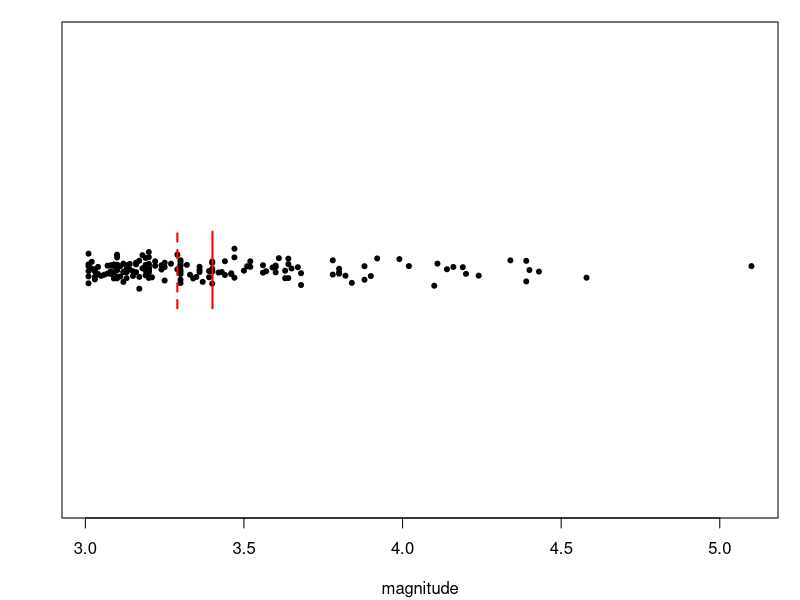
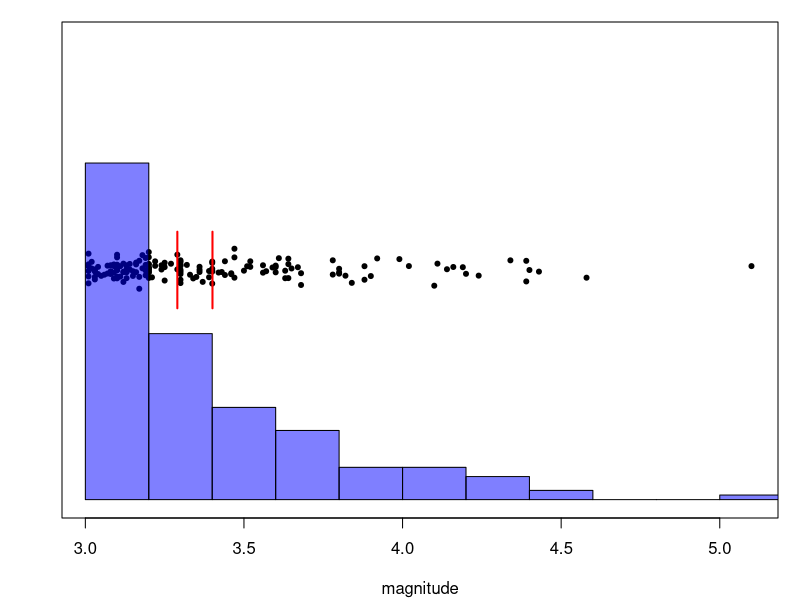
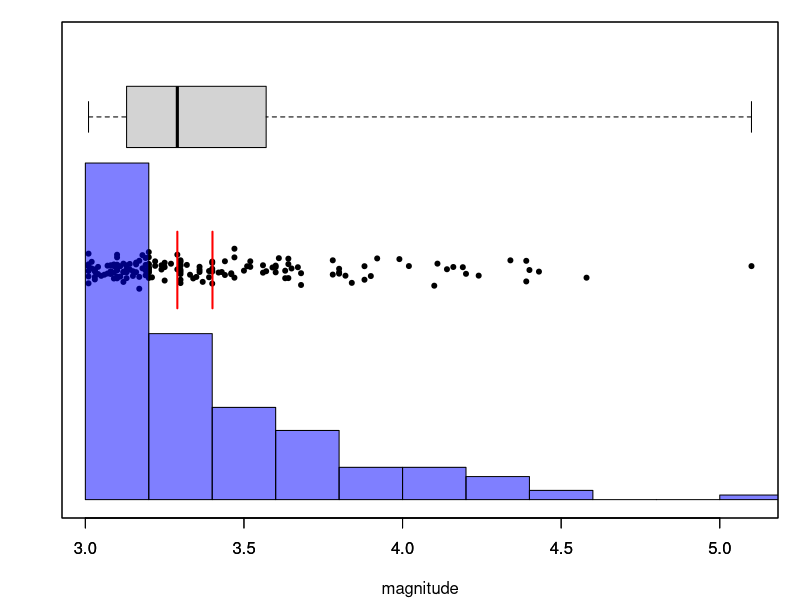
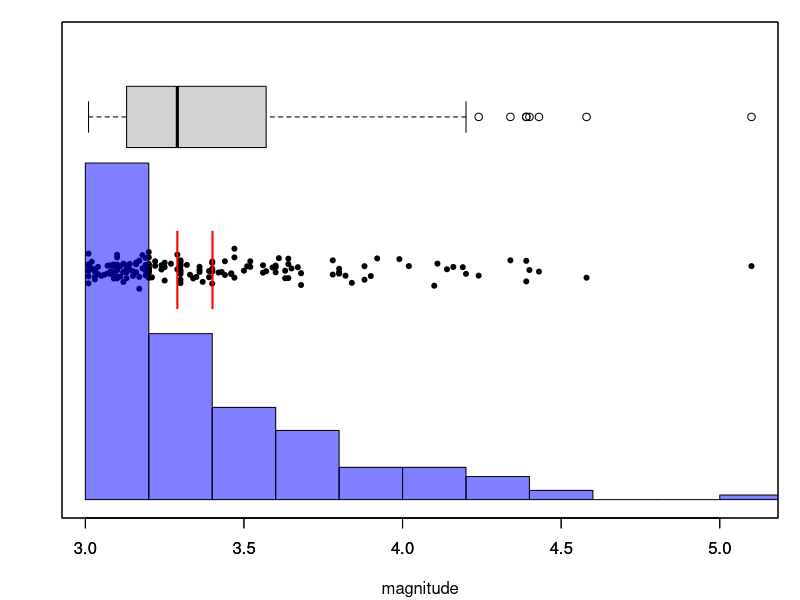
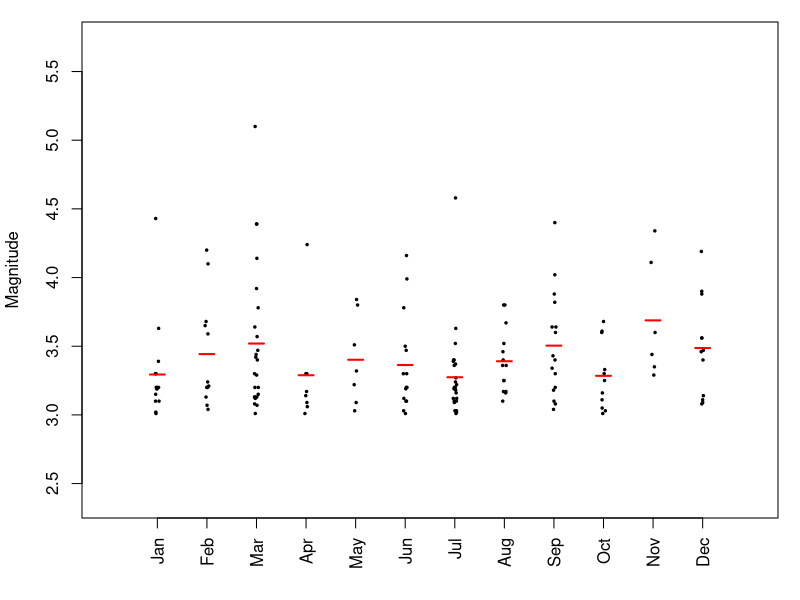
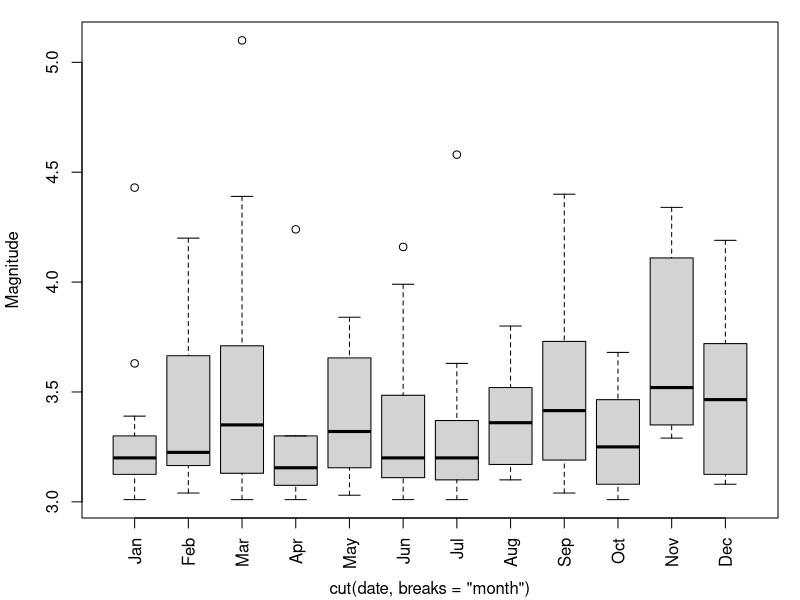

Write R code to recreate these figures, in order.

dotgroup <- function (x,f,gm=TRUE,sds=FALSE,col='black',gm.col='black',length=.1,factor=.2,...) {
    if (!is.factor(f)) { f <- factor(f) }
    dotcol <- adjustcolor(col,if(sds) {.25} else {1})
    gmeans <- tapply(x,f,mean,na.rm=TRUE)
    gsds <- tapply(x,f,sd,na.rm=TRUE)
    plot( jitter(as.numeric(f),factor), x, xlim=c(0,nlevels(f)+1), xlab='', xaxt='n', ylim=mean(range(x,na.rm=TRUE))+c(-.8,.8)*diff(range(x,na.rm=TRUE)), col=dotcol, ... )
    axis(1,at=1:nlevels(f),labels=paste(levels(f), " (",table(f),")",sep=''),las=3,...)
    if (gm) { segments( x0=(1:nlevels(f))-.15, x1=(1:nlevels(f))+.15, y0=gmeans, lwd=2, col=gm.col ) }
    if(sds) { arrows( x0=(1:nlevels(f)), y0=gmeans-gsds, y1=gmeans+gsds, code=3, length=length ) }
}

dotgroup.horiz <- function (x,f,gm=TRUE,sds=FALSE,col='black',gm.col='black',length=.1,factor=.2,ylims=c(0,nlevels(f)+1),...) {
    if (!is.factor(f)) { f <- factor(f) }
    dotcol <- adjustcolor(col,if(sds) {.25} else {1})
    gmeans <- tapply(x,f,mean,na.rm=TRUE)
    gsds <- tapply(x,f,sd,na.rm=TRUE)
    plot( x, jitter(as.numeric(f),factor), ylim=ylims, ylab='', yaxt='n', xlim=mean(range(x,na.rm=TRUE))+c(-.8,.8)*diff(range(x,na.rm=TRUE)), col=dotcol, ... )
    axis(2,at=1:nlevels(f),labels=paste(levels(f), " (",table(f),")",sep=''),las=3,...)
    if (gm) { segments( y0=(1:nlevels(f))-.15, y1=(1:nlevels(f))+.15, x0=gmeans, lwd=2, col=gm.col ) }
    if(sds) { arrows( y0=(1:nlevels(f)), x0=gmeans-gsds, x1=gmeans+gsds, code=3, length=length ) }
}



quakes <- read.table("2014-quakes-catalog.tsv", stringsAsFactors=FALSE)
names(quakes) <- c("orig.date","orig.time", "ET", "MAG", "M", "LAT", "LON", "DEPTH", "Q", "EVID", "NPH", "NGRM")
quakes$date <- as.Date(paste(quakes$orig.date,substr(quakes$orig.time,1,8)),format="%Y/%m/%d %H:%M:%S")
quakes$ddate <- difftime( quakes$date , as.Date("2014-01-1") )
#YYY/MM/DD HH:mm:SS.ss 

dotloc <- 1.5
boxloc <- 2.5
dotjits <- dotloc+rnorm(sum(quakes$MAG>3))/20
pdf(file="quakes-dotplot.pdf",width=3,height=2,pointsize=10)
par(mar=c(4,3,1,1)+.1)
    with( subset(quakes, MAG>3), {
            plot(MAG, dotjits, xlab="magnitude", ylim=c(0,3), pch=20, yaxt='n', ylab='' )
            # dotgroup.horiz( MAG, rep("2014",length(MAG)), xlab='magnitude', ylims=c(0,2.5) ) 
            segments( y0=dotloc-.25, y1=dotloc+.25, x0=mean(MAG), lwd=2, col='red' )
            segments( y0=dotloc-.25, y1=dotloc+.25, x0=median(MAG), lwd=2, col='red', lty=2 )
        } )
dev.off()

pdf(file="quakes-hist.pdf",width=3,height=2,pointsize=10)
par(mar=c(4,3,1,1)+.1)
    with( subset(quakes, MAG>3), {
            plot(MAG, dotjits, xlab="magnitude", ylim=c(0,3), pch=20, yaxt='n', ylab='' )
            # dotgroup.horiz( MAG, rep("2014",length(MAG)), xlab='magnitude', ylims=c(0,2.5) ) 
            segments( y0=dotloc-.25, y1=dotloc+.25, x0=mean(MAG), lwd=2, col='red' )
            segments( y0=dotloc-.25, y1=dotloc+.25, x0=median(MAG), lwd=2, col='red' )
            hist( MAG, col=adjustcolor("blue",.5), add=TRUE, freq=FALSE ) 
        } )
dev.off()

pdf(file="quakes-boxplot.pdf",width=3,height=2,pointsize=10)
par(mar=c(4,3,1,1)+.1)
    with( subset(quakes, MAG>3), {
            plot(MAG, dotjits, xlab="magnitude", ylim=c(0,3), pch=20, yaxt='n', ylab='' )
            # dotgroup.horiz( MAG, rep("2014",length(MAG)), xlab='magnitude', ylims=c(0,2.5) ) 
            segments( y0=dotloc-.25, y1=dotloc+.25, x0=mean(MAG), lwd=2, col='red' )
            segments( y0=dotloc-.25, y1=dotloc+.25, x0=median(MAG), lwd=2, col='red' )
            hist( MAG, col=adjustcolor("blue",.5), add=TRUE, freq=FALSE ) 
            boxplot( MAG, add=TRUE, at=boxloc, horizontal=TRUE, range=0 )
        } )
dev.off()

pdf(file="quakes-modified-boxplot.pdf",width=3,height=2,pointsize=10)
par(mar=c(4,3,1,1)+.1)
    with( subset(quakes, MAG>3), {
            plot(MAG, dotjits, xlab="magnitude", ylim=c(0,3), pch=20, yaxt='n', ylab='' )
            # dotgroup.horiz( MAG, rep("2014",length(MAG)), xlab='magnitude', ylims=c(0,2.5) ) 
            segments( y0=dotloc-.25, y1=dotloc+.25, x0=mean(MAG), lwd=2, col='red' )
            segments( y0=dotloc-.25, y1=dotloc+.25, x0=median(MAG), lwd=2, col='red' )
            hist( MAG, col=adjustcolor("blue",.5), add=TRUE, freq=FALSE ) 
            boxplot( MAG, add=TRUE, at=boxloc, horizontal=TRUE )
        } )
dev.off()

pdf(file="quakes-category-dotplot.pdf",width=3,height=2.5,pointsize=10)
par(mar=c(4,4,1,1)+.1)
    with( subset(quakes, MAG>3), {
            dotgroup( MAG, cut(date,breaks="month"), xaxt='n', ylab='Magnitude', pch=20, cex=0.5, gm.col='red' )
            axis(1,at=1:12,labels=c("Jan","Feb","Mar","Apr","May","Jun","Jul","Aug","Sep","Oct","Nov","Dec"), las=3)
        } )
dev.off()

pdf(file="quakes-category-boxplot.pdf",width=3,height=2.5,pointsize=10)
par(mar=c(4,4,1,1)+.1)
    with( subset(quakes, MAG>3), {
            boxplot( MAG ~ cut(date,breaks="month"), xaxt='n', ylab='Magnitude' )
            axis(1,at=1:12,labels=c("Jan","Feb","Mar","Apr","May","Jun","Jul","Aug","Sep","Oct","Nov","Dec"), las=3)
        } )
dev.off()

# map
if (interactive()) {
    plot( LAT ~ LON, data=quakes, cex=MAG/2 )

    hist(as.numeric(diff(subset(quakes,MAG>3)$date)))

    with( subset(quakes, MAG>3), dotgroup.horiz( MAG, cut(date,breaks="year") ) )
}
